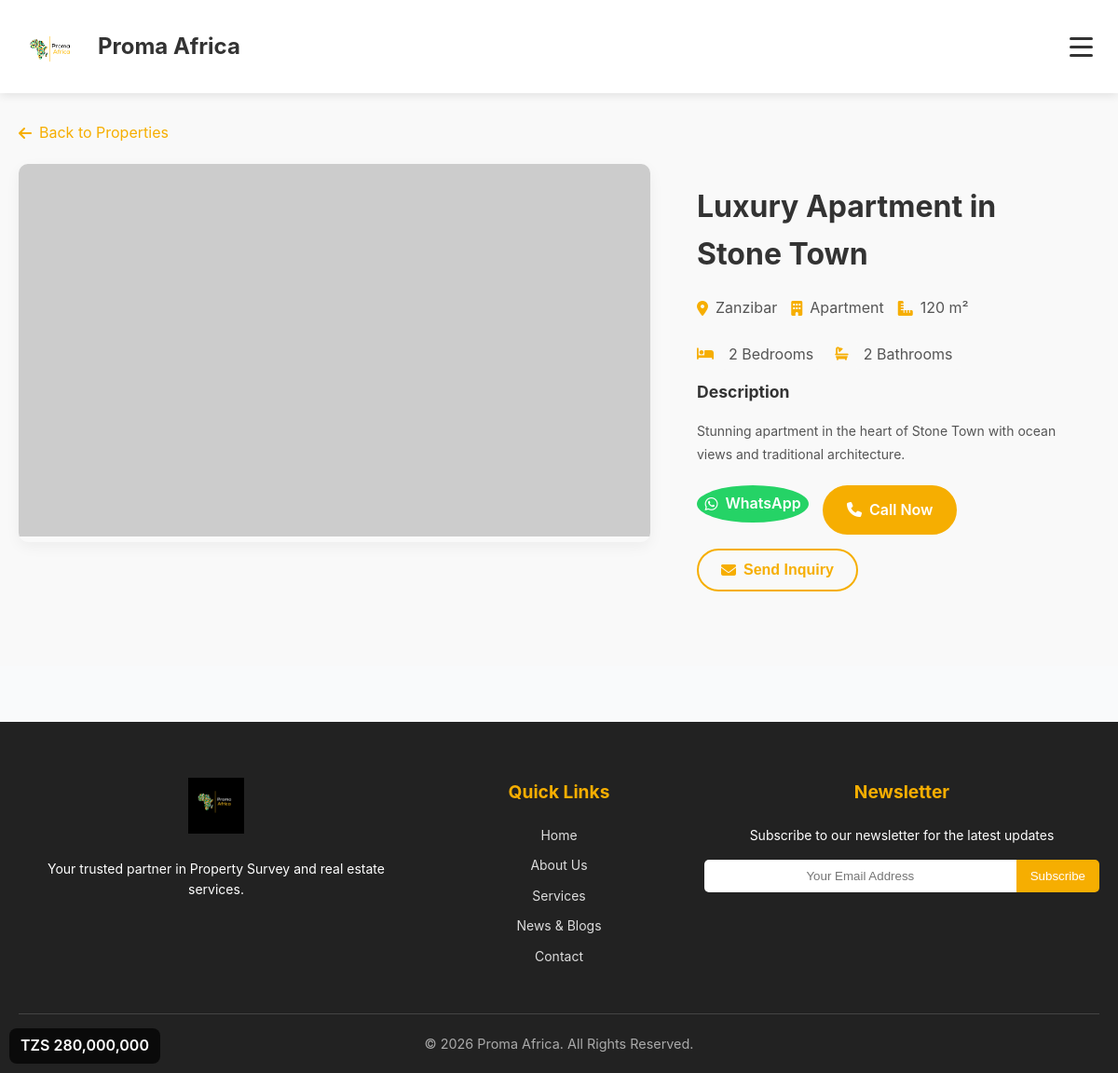
/sales.php?view=2, run on the app's committed database.
### tables this page shows
CREATE TABLE IF NOT EXISTS properties (
    id INT AUTO_INCREMENT PRIMARY KEY,
    title VARCHAR(255) NOT NULL,
    description TEXT,
    property_type ENUM('house', 'apartment', 'land', 'commercial') NOT NULL,
    location VARCHAR(255) NOT NULL,
    price DECIMAL(15,2) NOT NULL,
    bedrooms INT DEFAULT 0,
    bathrooms INT DEFAULT 0,
    area DECIMAL(10,2) DEFAULT 0,
    images JSON,
    featured BOOLEAN DEFAULT FALSE,
    status ENUM('available', 'sold', 'pending') DEFAULT 'available',
    views INT DEFAULT 0,
    created_at TIMESTAMP DEFAULT CURRENT_TIMESTAMP,
    updated_at TIMESTAMP DEFAULT CURRENT_TIMESTAMP ON UPDATE CURRENT_TIMESTAMP
);

### sales.php (the view, shortened to what this page needs)
<?php
$db = Database::getInstance();
$pdo = $db->getConnection();
function isMobileDevice() {
    $userAgent = $_SERVER['HTTP_USER_AGENT'] ?? '';
    $mobileKeywords = ['Mobile', 'Android', 'iPhone', 'iPad', 'Windows Phone', 'BlackBerry'];
    return false;
}
$isMobile = isMobileDevice();
$page = max(1, intval($_GET['page'] ?? 1));
$per_page = $isMobile ? 6 : 12;
$view_property = null;
if (isset($_GET['view']) && is_numeric($_GET['view'])) {
    try {
        $stmt = $pdo->prepare("SELECT * FROM properties WHERE id = ? AND status = 'available'");
        $stmt->execute([$_GET['view']]);
        $view_property = $stmt->fetch();
    } catch(PDOException $e) {
        error_log("Error fetching property: " . $e->getMessage());
    }
}
try {
    $conditions = ["status = 'available'"];
    $params = [];
    $where_clause = implode(' AND ', $conditions);
    $order_by = "featured DESC, created_at DESC";
    $offset = ($page - 1) * $per_page;
    $sql = "SELECT * FROM properties WHERE $where_clause ORDER BY $order_by LIMIT $per_page OFFSET $offset";
    $stmt = $pdo->prepare($sql);
    $stmt->execute($params);
    $properties = $stmt->fetchAll();
    $settings_stmt = $pdo->query("SELECT setting_key, setting_value FROM settings");
    $settings = $settings_stmt->fetchAll(PDO::FETCH_KEY_PAIR);
} catch(PDOException $e) {
    $properties = [];
    $locations = [];
    $types = [];
    $total_properties = 0;
    $total_pages = 0;
    $settings = [];
    error_log("Database error in sales.php: " . $e->getMessage());
}
function getResponsiveImageUrl($imagePath, $size = 'medium') {
    return "https://via.placeholder.com/400x250/f6ae01/000000?text=Property+Image";
}
function formatPrice($price, $currency = 'TZS', $mobile = false) {
    $symbol = $currency === '$' ? '$' : 'TZS ';
    return $symbol . number_format($price);
}
function getDisplayPhone($property, $settings) {
    return $settings['contact_phone'] ?? '+255756069451';
}
?>
<!DOCTYPE html>
<html lang="en">
<head>
    <link rel="stylesheet" href="https://cdnjs.cloudflare.com/ajax/libs/font-awesome/6.4.0/css/all.min.css">
    <link rel="stylesheet" href="assets/css/styles.css">
    <link rel="stylesheet" href="assets/css/sales-styles.css">
</head>
<body>
    <nav class="navbar">
        <div class="container">
            <a href="index.php" class="logo">
                <img src="assets/images/2.png" alt="Proma Africa Logo">
                <div class="logo-text">
                    <h1>Proma Africa</h1>
                </div>
            </a>
            <div class="hamburger-menu">
                <button class="menu-icon" id="mobileMenuToggle" aria-label="Toggle mobile menu">
                    <span></span>
                    <span></span>
                    <span></span>
                </button>
            </div>
        </div>
    </nav>
    <?php if ($view_property): ?>
        <section class="property-detail">
            <div class="container">
                <div class="breadcrumb">
                    <a href="sales.php"><i class="fas fa-arrow-left"></i> Back to Properties</a>
                </div>
                <div class="property-detail-grid">
                    <div class="property-images-section">
                        <?php
                        $images = json_decode($view_property['images'], true);
                        if (is_array($images) && !empty($images)):
                        ?>
                            <div class="main-image-container">
                                <img id="mainImage" src="<?php echo getResponsiveImageUrl($images[0]); ?>"
                                     alt="<?php echo htmlspecialchars($view_property['title']); ?>"
                                     loading="eager">
                            </div>
                        <?php endif; ?>
                    </div>
                    <div class="property-info-section">
                        <div class="property-header">
                            <h1><?php echo htmlspecialchars($view_property['title']); ?></h1>
                            <div class="property-price">
                                <?php echo formatPrice($view_property['price'], $view_property['currency'] ?? 'TZS', $isMobile); ?>
                            </div>
                        </div>
                        <div class="property-meta">
                            <div class="meta-item">
                                <i class="fas fa-map-marker-alt"></i>
                                <span><?php echo htmlspecialchars($view_property['location']); ?></span>
                            </div>
                            <div class="meta-item">
                                <i class="fas fa-building"></i>
                                <span><?php echo ucfirst(htmlspecialchars($view_property['property_type'])); ?></span>
                            </div>
                            <?php if ($view_property['area'] > 0): ?>
                                <div class="meta-item">
                                    <i class="fas fa-ruler-combined"></i>
                                    <span><?php echo number_format($view_property['area']); ?> m²</span>
                                </div>
                            <?php endif; ?>
                        </div>
                        <?php if ($view_property['bedrooms'] > 0 || $view_property['bathrooms'] > 0): ?>
                            <div class="property-features">
                                <?php if ($view_property['bedrooms'] > 0): ?>
                                    <div class="feature">
                                        <i class="fas fa-bed"></i>
                                        <span><?php echo $view_property['bedrooms']; ?> Bedroom<?php echo $view_property['bedrooms'] > 1 ? 's' : ''; ?></span>
                                    </div>
                                <?php endif; ?>
                                <?php if ($view_property['bathrooms'] > 0): ?>
                                    <div class="feature">
                                        <i class="fas fa-bath"></i>
                                        <span><?php echo $view_property['bathrooms']; ?> Bathroom<?php echo $view_property['bathrooms'] > 1 ? 's' : ''; ?></span>
                                    </div>
                                <?php endif; ?>
                            </div>
                        <?php endif; ?>
                        <?php if (!empty($view_property['description'])): ?>
                            <div class="property-description">
                                <h3>Description</h3>
                                <p><?php echo nl2br(htmlspecialchars($view_property['description'])); ?></p>
                            </div>
                        <?php endif; ?>
                        <div class="contact-actions">
                            <a href="https://wa.me/<?php echo $settings['whatsapp_number'] ?? '255756069451'; ?>?text=Hi%2C%20I%27m%20interested%20in%20<?php echo urlencode($view_property['title']); ?>"
                               class="btn-contact btn-whatsapp" target="_blank">
                                <i class="fab fa-whatsapp"></i>
                                WhatsApp
                            </a>
                            <a href="tel:<?php echo getDisplayPhone($view_property, $settings); ?>"
                               class="btn-contact btn-call">
                                <i class="fas fa-phone"></i>
                                Call Now
                            </a>
                            <button onclick="openInquiryModal(<?php echo $view_property['id']; ?>, '<?php echo addslashes($view_property['title']); ?>')"
                                    class="btn-contact btn-inquire">
                                <i class="fas fa-envelope"></i>
                                Send Inquiry
                            </button>
                        </div>
                    </div>
                </div>
            </div>
        </section>
    <?php endif; ?>
    <?php include 'includes/footer.php'; ?>
</body>
</html>

### assets/css/styles.css (style rules this page uses)
:root { --primary-color: #f6ae01; --primary-hover: #e29f01; --primary-light: rgba(246, 174, 1, 0.1); --secondary-color: #0056b3; --success-color: #28a745; --danger-color: #dc3545; --warning-color: #ffc107; --info-color: #17a2b8; --dark-color: #343a40; --light-color: #f8f9fa; --white: #ffffff; --gray-50: #f9fafb; --gray-100: #f3f4f6; --gray-200: #e5e7eb; --gray-300: #d1d5db; --gray-400: #9ca3af; --gray-500: #6b7280; --gray-600: #4b5563; --gray-700: #374151; --gray-800: #1f2937; --gray-900: #111827; --sidebar-width: 280px; --header-height: 70px; --border-radius-sm: 6px; --border-radius-md: 10px; --border-radius-lg: 16px; --shadow-sm: 0 1px 3px rgba(0, 0, 0, 0.1); --shadow-md: 0 4px 6px rgba(0, 0, 0, 0.1); --shadow-lg: 0 10px 15px rgba(0, 0, 0, 0.1); --shadow-xl: 0 20px 25px rgba(0, 0, 0, 0.1); --transition-fast: 0.15s ease; --transition-normal: 0.3s ease; --transition-slow: 0.5s ease; }
* { margin: 0; padding: 0; box-sizing: border-box; }
body { font-family: -apple-system, BlinkMacSystemFont, "Segoe UI", Roboto, "Helvetica Neue", Arial, sans-serif; line-height: 1.6; color: var(--gray-800); background-color: var(--gray-50); font-size: 14px; }

### data on the page
properties: title "Luxury Apartment in Stone Town", price "TZS 280,000,000", location "Zanzibar", property_type "Apartment", area "120", bedrooms "2", bathrooms "2", description "Stunning apartment in the heart of Stone Town with ocean views and traditional architecture."
